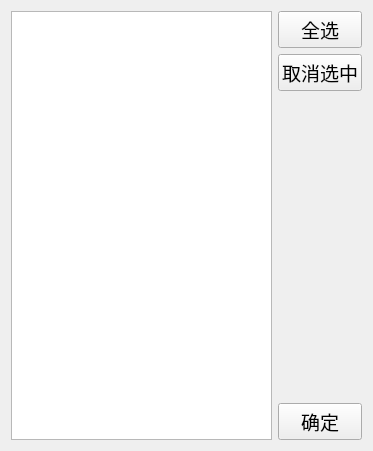
<?xml version="1.0" encoding="UTF-8"?>
<ui version="4.0">
 <class>ShareFile</class>
 <widget class="QWidget" name="ShareFile">
  <property name="geometry">
   <rect>
    <x>0</x>
    <y>0</y>
    <width>373</width>
    <height>451</height>
   </rect>
  </property>
  <property name="windowTitle">
   <string>Form</string>
  </property>
  <layout class="QHBoxLayout" name="horizontalLayout">
   <item>
    <widget class="QListWidget" name="listWidget">
     <property name="selectionMode">
      <enum>QAbstractItemView::MultiSelection</enum>
     </property>
    </widget>
   </item>
   <item>
    <layout class="QVBoxLayout" name="verticalLayout">
     <item>
      <widget class="QPushButton" name="allSelect_PB">
       <property name="font">
        <font>
         <family>Agency FB</family>
         <pointsize>14</pointsize>
        </font>
       </property>
       <property name="text">
        <string>全选</string>
       </property>
      </widget>
     </item>
     <item>
      <widget class="QPushButton" name="cancelSelect_PB">
       <property name="font">
        <font>
         <family>Agency FB</family>
         <pointsize>14</pointsize>
        </font>
       </property>
       <property name="text">
        <string>取消选中</string>
       </property>
      </widget>
     </item>
     <item>
      <spacer name="verticalSpacer">
       <property name="orientation">
        <enum>Qt::Vertical</enum>
       </property>
       <property name="sizeHint" stdset="0">
        <size>
         <width>20</width>
         <height>40</height>
        </size>
       </property>
      </spacer>
     </item>
     <item>
      <widget class="QPushButton" name="ok_PB">
       <property name="font">
        <font>
         <family>Agency FB</family>
         <pointsize>14</pointsize>
        </font>
       </property>
       <property name="text">
        <string>确定</string>
       </property>
      </widget>
     </item>
    </layout>
   </item>
  </layout>
 </widget>
 <resources/>
 <connections/>
</ui>
